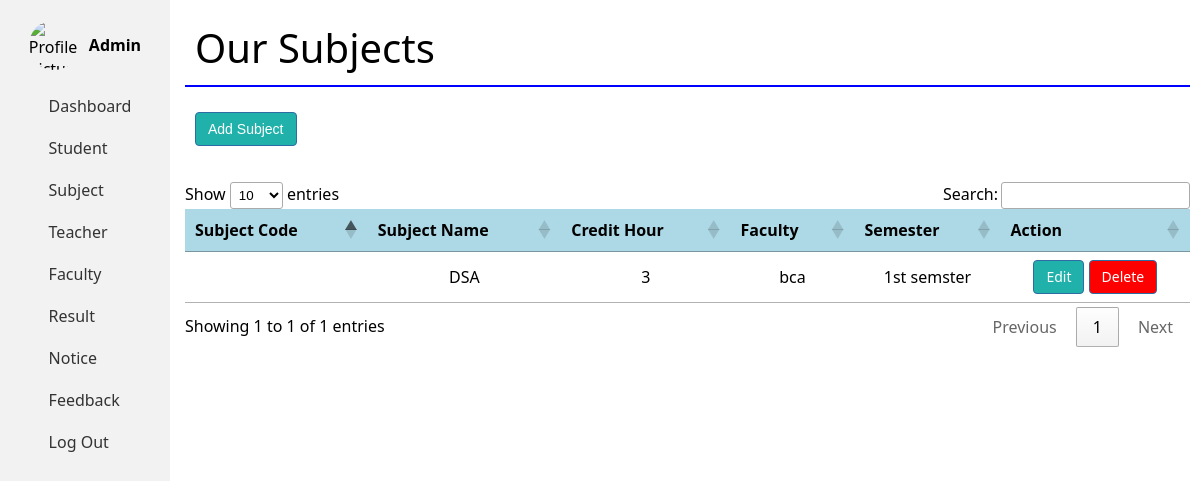
Before: /admin/subject.php (signed in) with the older database file.
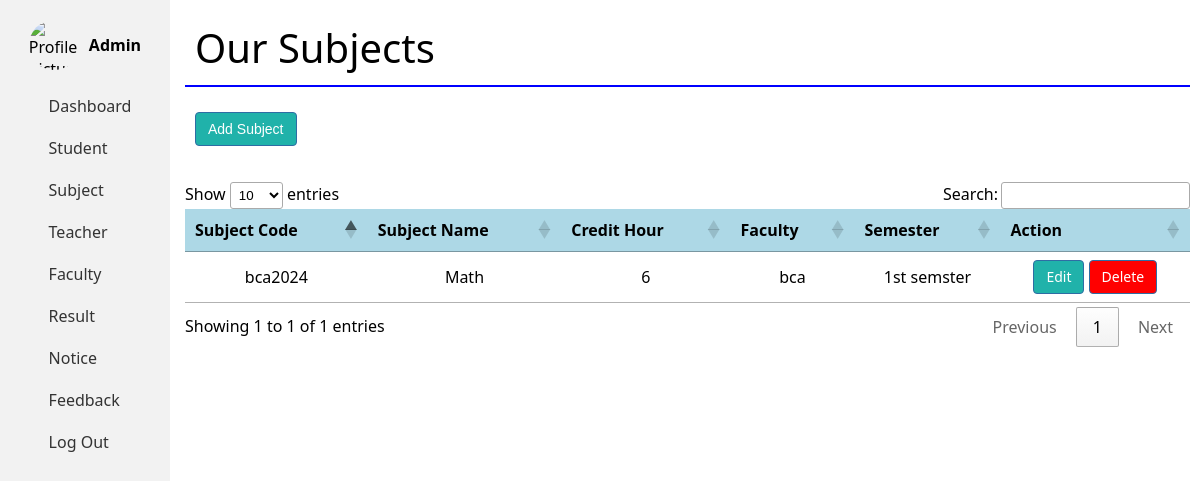
After: the same page with the newer database file.
### tables this page shows
CREATE TABLE `subject` (
  `id` int(11) NOT NULL,
  `subjectcode` varchar(100) DEFAULT NULL,
  `subjectname` varchar(50) DEFAULT NULL,
  `credithour` int(20) DEFAULT NULL,
  `faculty` varchar(50) DEFAULT NULL,
  `semester` varchar(50) DEFAULT NULL
);

### admin/subject.php (the view, shortened to what this page needs)
<!DOCTYPE html>
<html>
<head>
    <link rel="stylesheet" type="text/css" href="https://cdn.datatables.net/1.10.25/css/jquery.dataTables.min.css">
    <link rel="stylesheet" type="text/css" href="https://cdn.datatables.net/responsive/2.2.9/css/responsive.dataTables.min.css">
</head>
<body>
    <div class="container">
        <?php include('sidebar.php'); ?>
        <div class="thead-main">
            <div class="dlabel">
                Our Subjects
            </div>
            <div class="dlabel" style="border-bottom:none;">
                <button class="btn2" onclick="openPopup()">Add Subject</button>
            </div>
            <div class="table-responsive">
                <table id="subjecttbl" class="table table-striped">
                    <thead>
                        <tr class="th-tr">
                            <th>Subject Code</th>
                            <th>Subject Name</th>
                            <th>Credit Hour</th>
                            <th>Faculty</th>
                            <th>Semester</th>
                            <th>Action</th>
                        </tr>
                    </thead>
                    <tbody>
                        <?php
                        $sql = "SELECT * FROM subject";
                        $result = $conn->query($sql);
                        while ($row = $result->fetch_assoc()) {
                        ?>
                            <tr>
                                <td><?php echo $row['subjectcode'] ?></td>
                                <td><?php echo $row['subjectname'] ?></td>
                                <td><?php echo $row['credithour']; ?></td>
                                <td><?php echo $row['faculty']; ?></td>
                                <td><?php echo $row['semester']; ?></td>
                                <td>
                                    <a href="editsubject.php?id=<?php echo $row['id'] ?>" class="btn2">Edit</a>
                                    <a href="deletesubject.php?id=<?php echo $row['id'] ?>" class="btn" onclick="return confirm('Are you sure to delete?')">Delete</a>
                                </td>
                            </tr>
                        <?php
                        }
                        ?>
                    </tbody>
                </table>
            </div>
        </div>
    </div>
</body>
</html>

### admin/sidebar.php (shortened to what this page needs)
<link href="https://cdn.jsdelivr.net/npm/remixicon@3.4.0/fonts/remixicon.css" rel="stylesheet">
<div class="sidebar">
  <div class="sidebar-header">
    <img src="https://cdn1.iconfinder.com/data/icons/marketing-19/100/Profile-512.png" alt="Profile Picture" />
    <span>Admin</span>
  </div>
  <div class="sidebar-menu">
    <ul>
      <li><a href="admindashboard.php"><i class="ri-home-2-line"></i>Dashboard</a></li>
      <li><a href="viewstudent.php"><i class="ri-user-3-line"></i>Student</a></li>
      <li><a href="subject.php"><i class="ri-book-open-line"></i>Subject</a></li>
      <li><a href="teacher.php"><i class="ri-user-2-line"></i>Teacher</a></li>
      <li><a href="faculty.php"><i class="ri-file-text-line"></i>Faculty</a></li>
      <li><a href="result.php"><i class="ri-bar-chart-line"></i>Result</a></li>
      <li><a href="notice.php"><i class="ri-sticky-note-2-line"></i>Notice</a></li>
      <li><a href="feedback.php"><i class="ri-chat-2-line"></i>Feedback</a></li>
      <li><a href="logout.php"><i class="ri-logout-box-line"></i>Log Out</a></li>
    </ul>
  </div>
</div>

### admin/subject.php (style rules this page uses)
.btn { display: inline-block; padding: 6px 12px; margin-bottom: 0; font-size: 14px; font-weight: 400; line-height: 1.42857143; text-align: center; white-space: nowrap; vertical-align: middle; cursor: pointer; border: 1px solid transparent; border-radius: 4px; color: #fff; background-color: red; border-color: #2e6da4; text-decoration: none; }
.btn2 { display: inline-block; padding: 6px 12px; margin-bottom: 0; font-size: 14px; font-weight: 400; line-height: 1.42857143; text-align: center; white-space: nowrap; vertical-align: middle; cursor: pointer; border: 1px solid transparent; border-radius: 4px; color: #fff; background-color: lightseagreen; border-color: #2e6da4; text-decoration: none; }
.container { display: flex; padding: 10px; }
.dlabel { color: black; padding: 10px 10px; text-align: start; font-size: 40px; border-bottom: solid blue 2px; }
.thead-main { text-align: center; height: 100%; width: 100%; margin-left: 175px; }
.table-responsive { margin-top: 20px; }
.th-tr { background-color: lightblue; }

### admin/sidebar.php (style rules this page uses)
* { margin: 0; padding: 0; box-sizing: border-box; }
body { font-family: system-ui, -apple-system, BlinkMacSystemFont, 'Segoe UI', Roboto, Oxygen, Ubuntu, Cantarell, 'Open Sans', 'Helvetica Neue', sans-serif; }
.sidebar { background-color: #f2f2f2; width: 170px; height: 100vh; position: fixed; left: 0; top: 0; display: flex; flex-direction: column; align-items: center; padding-top: 20px; }
.sidebar-header { display: flex; align-items: center; margin-bottom: 20px; }
.sidebar-header img { width: 50px; height: 50px; border-radius: 50%; margin-right: 10px; }
.sidebar-header span { font-size: 16px; font-weight: bold; }
.sidebar-menu ul { list-style-type: none; padding: 0; width: 100%; }
.sidebar-menu li { margin-bottom: 10px; }
.sidebar-menu li a { font-size: 16px; text-decoration: none; color: #333; display: flex; align-items: center; padding: 5px; border-radius: 5px; transition: background-color 0.3s ease; }

Changed rows visible on the page:
removed subject: subjectname "DSA", credithour "3", faculty "bca", semester "1st semster"
added subject: subjectcode "bca2024", subjectname "Math", credithour "6", faculty "bca", semester "1st semster"
